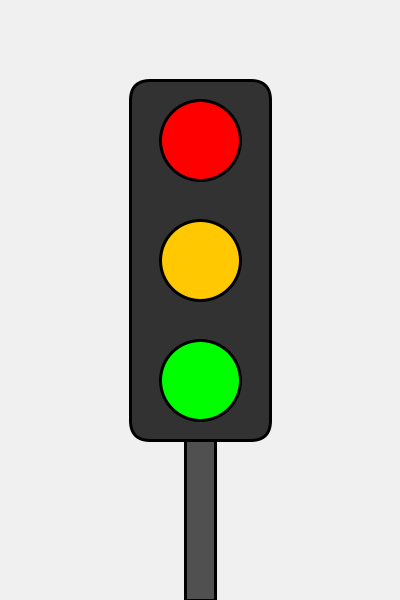
Frame 1 (no input)
Frame 60 (the mouse pressed at the canvas centre just before this capture): identical to frame 1, image omitted
Frame 120 (the mouse held since frame 60 and released just before this capture): identical to frame 1, image omitted

The Processing sketch that drew this single still picture (run headless with seeded random() and noise(); from frame 60 on, the mouse is pressed at the canvas centre):

// Processing sketch: sketch_8_1
// ── sketch_8_1.pde
void setup() {
  size(400, 600);
}

void draw() {
  background(240);
  
  stroke(0);
  strokeWeight(3);
  fill(50);
  rect(130, 80, 140, 360, 20);
  
  fill(80);
  rect(185, 440, 30, 160);

  fill(255, 0, 0);
  circle(200, 140, 80);

  fill(255, 200, 0);
  circle(200, 260, 80);

  fill(0, 255, 0);
  circle(200, 380, 80);
}
